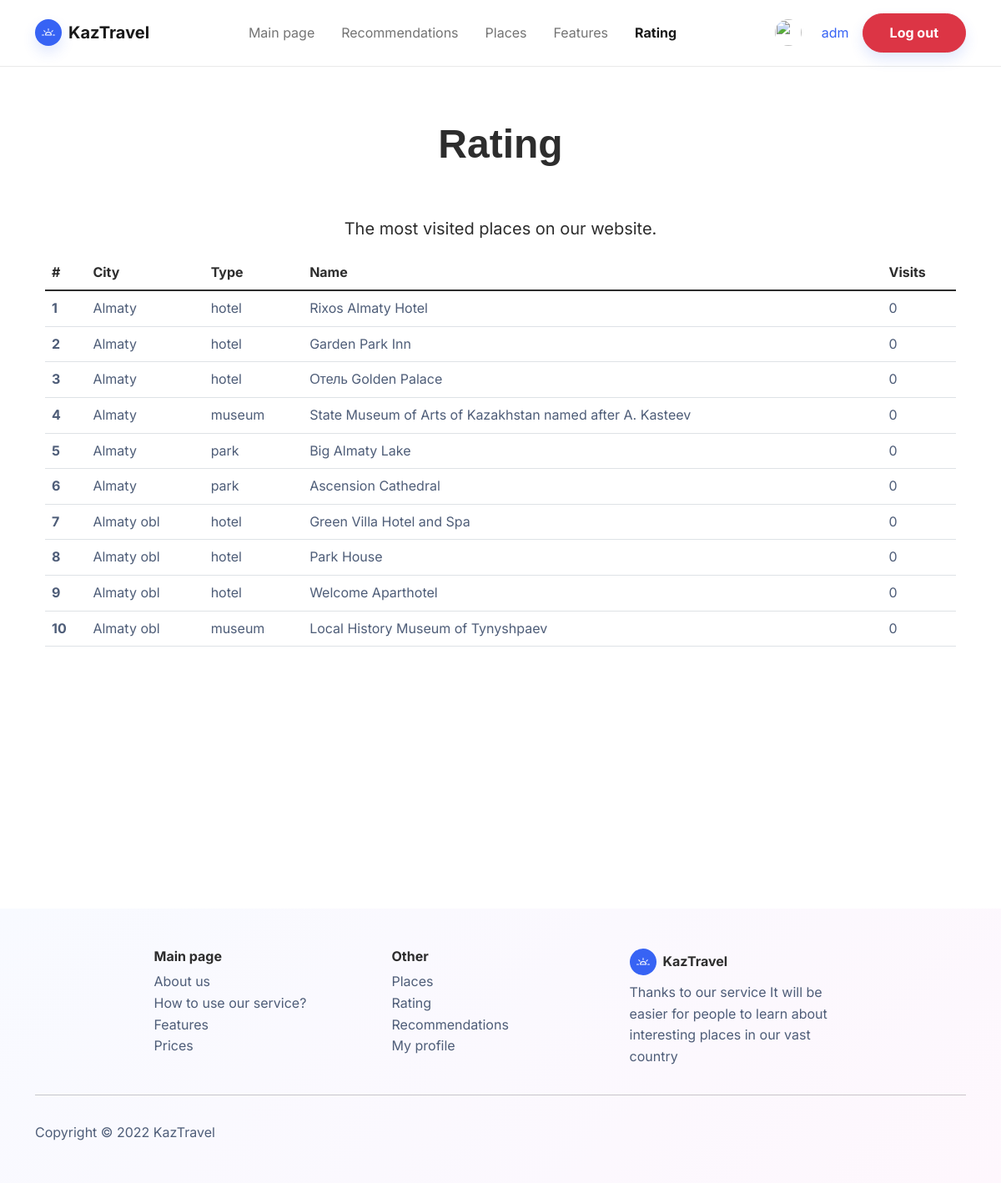
/rating (signed in), run on an earlier commit of the app's database.
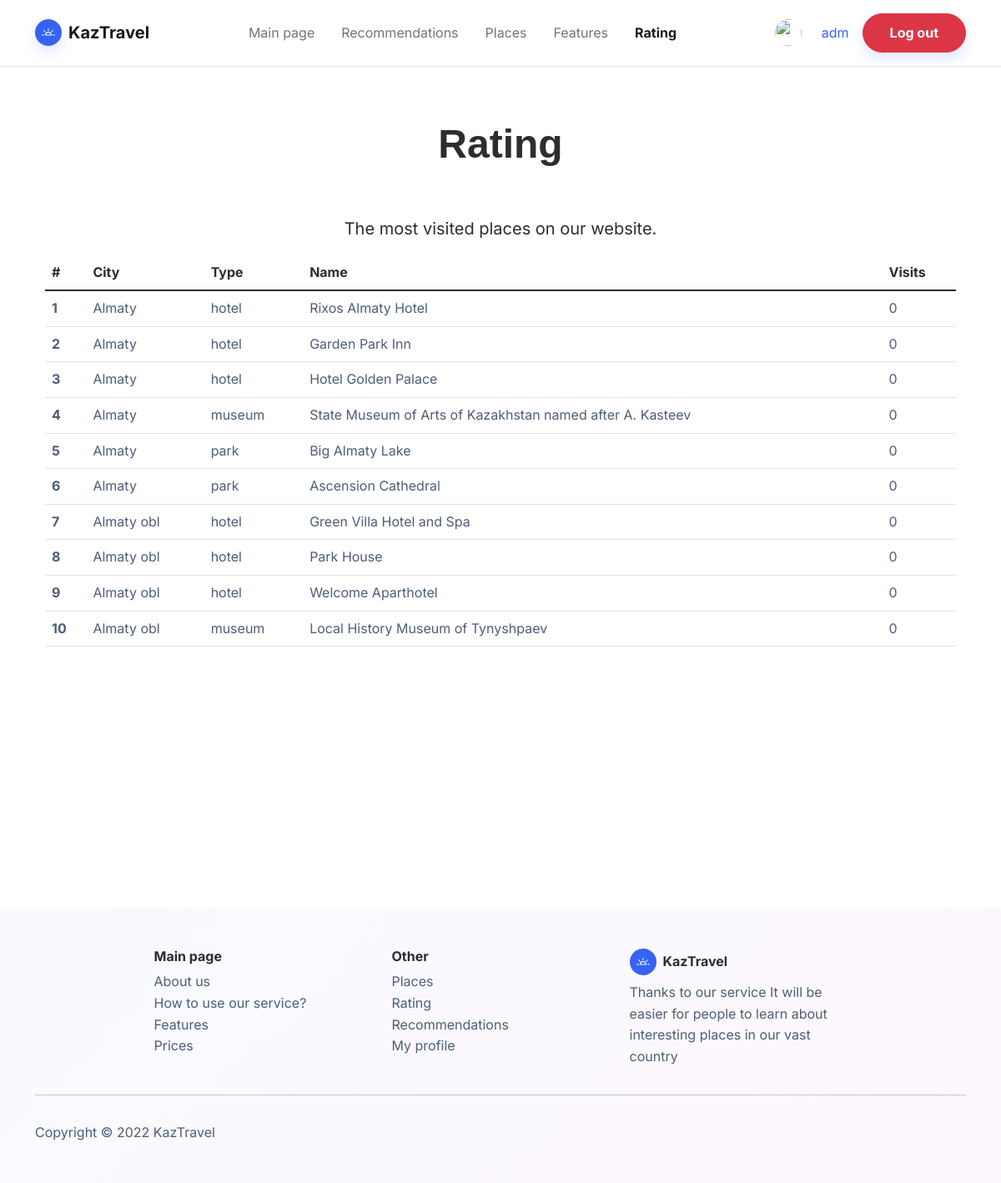
And on a later commit of the database.
### project/models.py (models this page shows, shortened)
class Places(models.Model):
    name = models.TextField(verbose_name='Name:', max_length=300)
    description = models.TextField(verbose_name='Description:', max_length=1000)
    price = models.TextField(verbose_name='Price:', max_length=50)
    city = models.CharField(verbose_name='City', choices=City, max_length=40)
    type = models.CharField(verbose_name='Type', choices=Type, max_length=40)
    recommend_1 = models.BooleanField(default=False)
    recommend_2 = models.BooleanField(default=False)
    visits = models.IntegerField(default=0)
    pic = ImageField(verbose_name='Picture', null=True, blank=True, max_length=100, upload_to='images/places')
    class Meta:
        verbose_name = 'Place'
        verbose_name_plural = 'Places'

### project/views.py (the view)
# urls.py: path('rating', rating, name='rating'),
@login_required(login_url='/login/')
def rating(request):
    template = 'rating.html'
    context = {
        'list_places': Places.objects.all().order_by('-visits')[:10],
        'profile': Profile.objects.filter(username=request.user.username).first()
    }
    return render(request, template, context)

### project/templates/rating.html (shortened to what the changed rows need)
<!doctype html>
<html lang="en">
<head>
    {% load static %}
    <link href="https://cdn.jsdelivr.net/npm/bootstrap@5.1.3/dist/css/bootstrap.min.css" rel="stylesheet">
     <link href="{% static 'css/places.css' %}" rel="stylesheet" type="text/css">
     <link href="{% static 'css/bootstrap.min.css' %}" rel="stylesheet" type="text/css">
</head>
<body>
  <section class="main-part color-b" id="about_us">
    <div class="container px-4 py-5">
        <h1 class=" t-white" style="text-align: center;font-family:'Montserrat', sans-serif;font-size:3em;font-weight: bold;padding-bottom: 1em;">Rating</h1>
        <table class="table ">
            <thead>
    <tr>
      <th scope="col">#</th>
      <th scope="col">City</th>
      <th scope="col">Type</th>
      <th scope="col">Name</th>
      <th scope="col">Visits</th>
    </tr>
  </thead>
  <tbody>
  {% for i in list_places %}
    <tr class="table-hover">
      <th scope="row"><a class="name-hover" href="{% url 'place_detail' i.id %}">{{forloop.counter}}</a></th>
      <td><a class="name-hover" href="{% url 'place_detail' i.id %}">{{i.city}}</a></td>
      <td><a class="name-hover" href="{% url 'place_detail' i.id %}">{{i.type}}</a></td>
        <td>
            <a class="name-hover" href="{% url 'place_detail' i.id %}">{{i.name}}</a>
        </td>
      <td><a class="name-hover" href="{% url 'place_detail' i.id %}">{{i.visits}}</a></td>
    </tr>
  {% endfor %}
  </tbody>
</table>
    </div>
</section>
</body>
</html>

What changed in the data, as far as the page shows it:
changed Places: name "Отель Golden Palace" → "Hotel Golden Palace"
